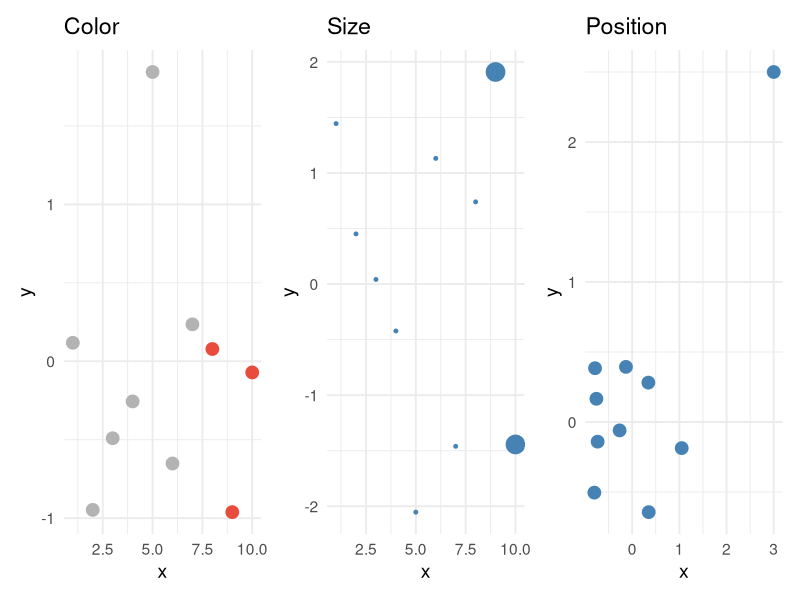
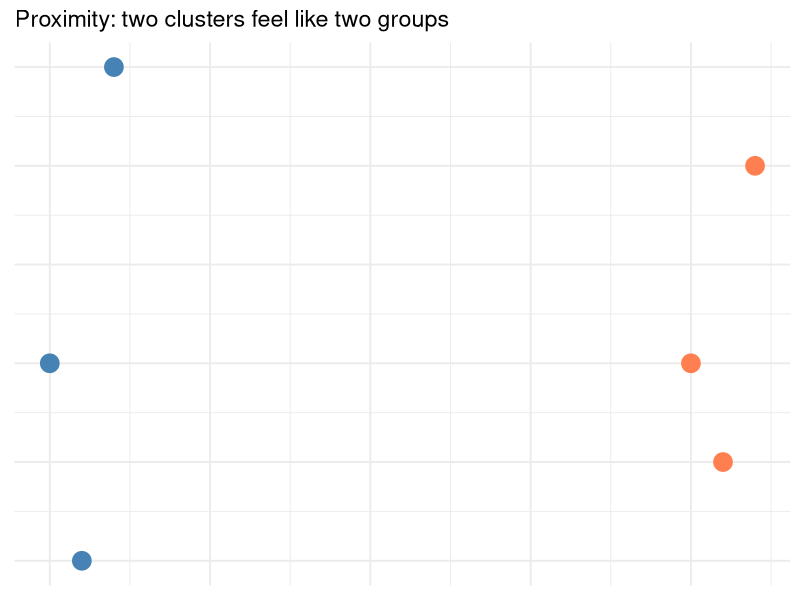
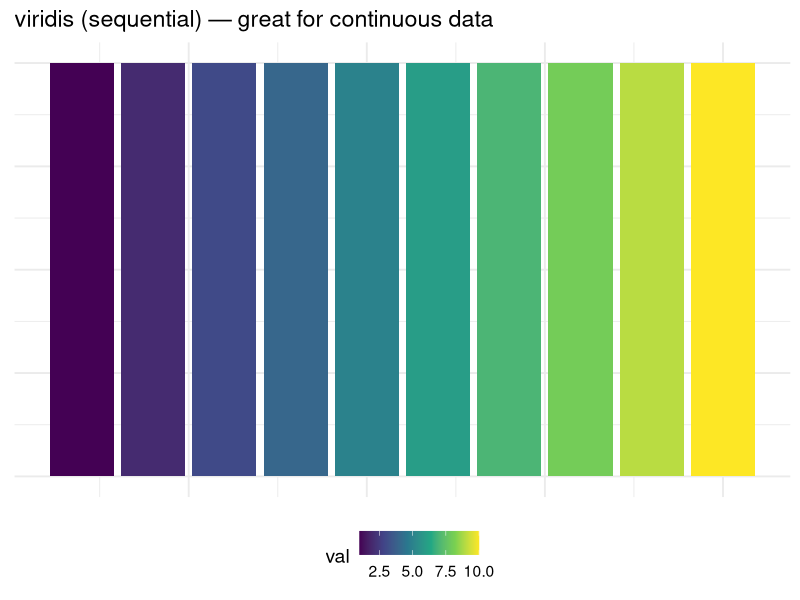
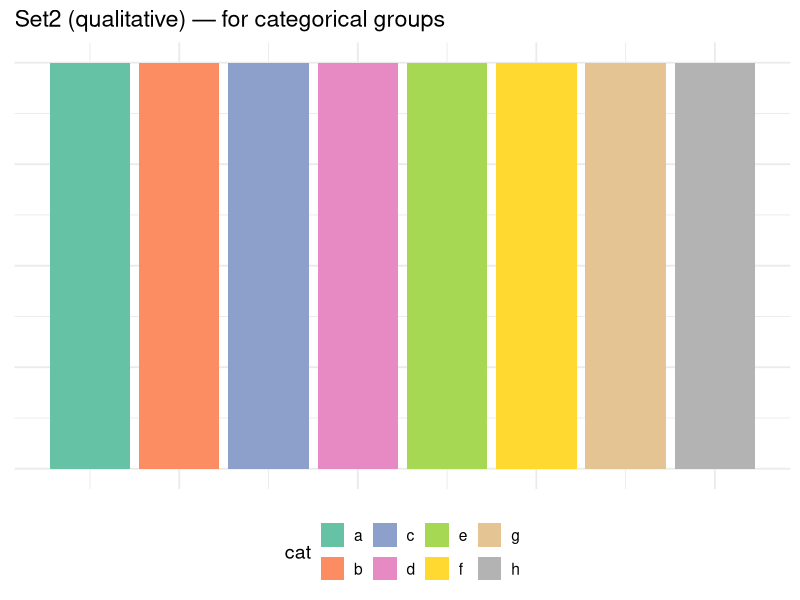
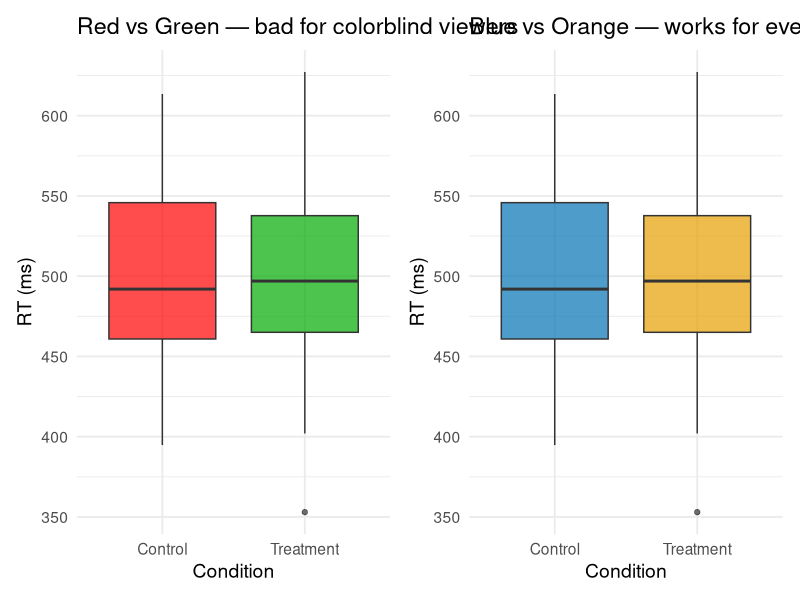
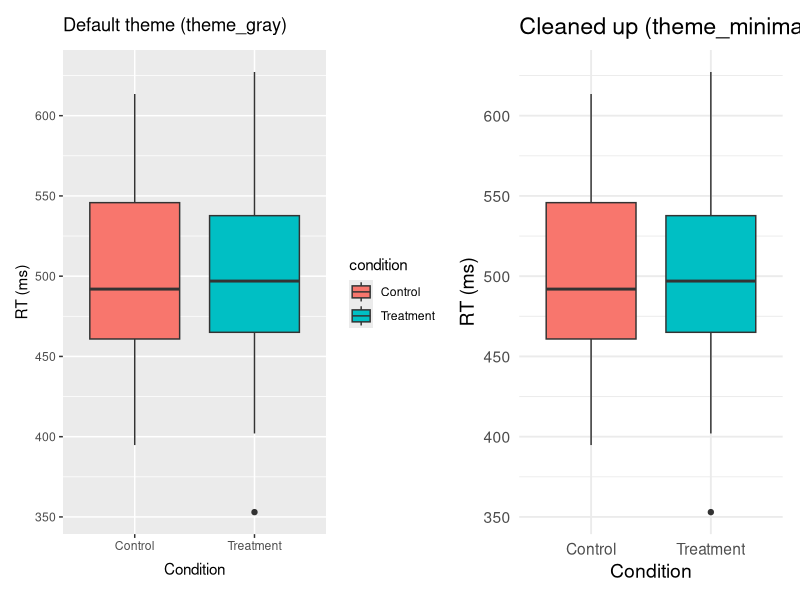
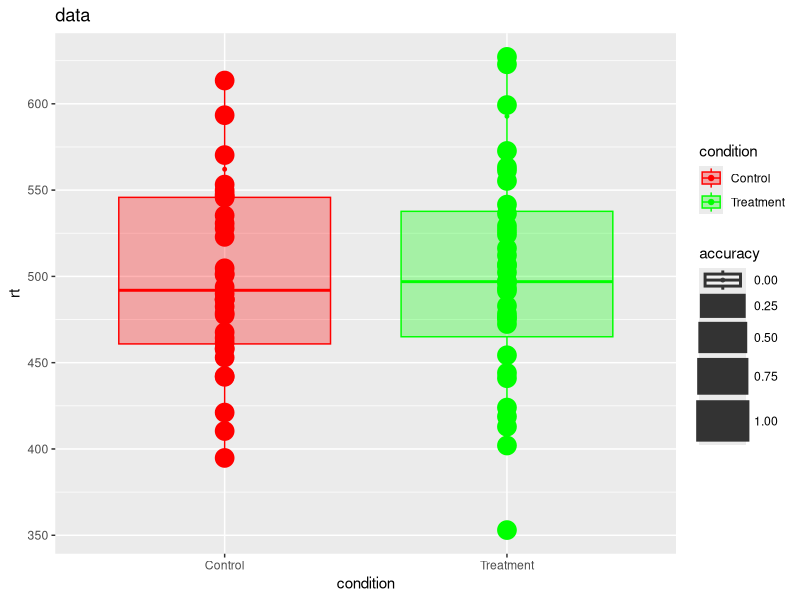
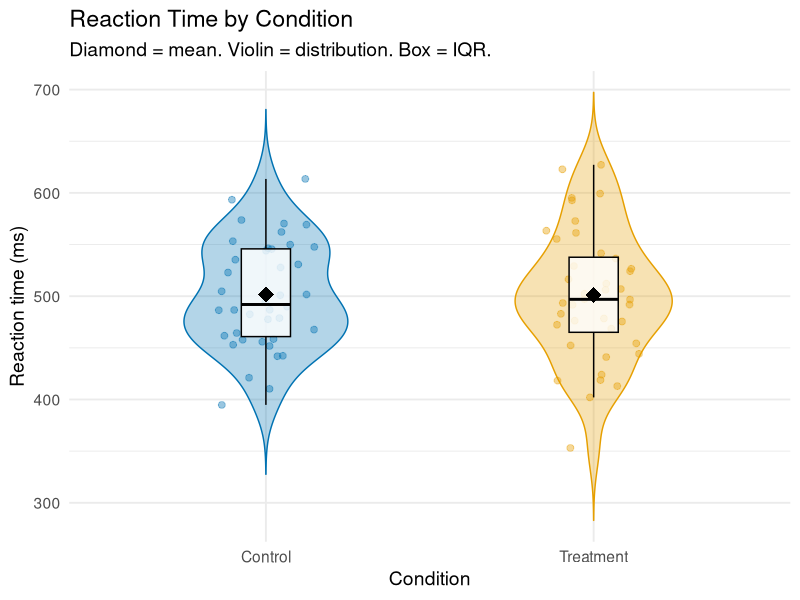

Generate these figures, in order, with R:
## ---- chunk 1
#| include: false
library(tidyverse)
library(patchwork)

# Reuse the reaction time dataset
set.seed(123)
reaction_data <- tibble(
  participant = rep(1:40, each = 2),
  condition = rep(c("Control", "Treatment"), 40),
  rt = c(rnorm(40, mean = 520, sd = 60), rnorm(40, mean = 480, sd = 55)),
  accuracy = c(rbinom(40, 1, 0.82), rbinom(40, 1, 0.88)),
  age_group = rep(c("Young", "Young", "Older", "Older"), 20)
) |>
  mutate(rt = round(rt, 1))
## ---- chunk 2
#| echo: false
#| fig-width: 12
#| fig-height: 4

# Color draws attention
p1 <- tibble(x = 1:10, y = rnorm(10), highlight = c(rep("other", 7), rep("target", 3))) |>
  ggplot(aes(x, y, color = highlight)) +
  geom_point(size = 4) +
  scale_color_manual(values = c("other" = "gray70", "target" = "#e74c3c"), guide = "none") +
  labs(title = "Color") + theme_minimal(base_size = 14)

# Size draws attention
p2 <- tibble(x = 1:10, y = rnorm(10), sz = c(rep(3, 8), 8, 8)) |>
  ggplot(aes(x, y, size = sz)) +
  geom_point(color = "steelblue") +
  scale_size(guide = "none") +
  labs(title = "Size") + theme_minimal(base_size = 14)

# Position draws attention
p3 <- tibble(x = c(rnorm(9, 0, 0.5), 3), y = c(rnorm(9, 0, 0.5), 2.5)) |>
  ggplot(aes(x, y)) +
  geom_point(size = 4, color = "steelblue") +
  labs(title = "Position") + theme_minimal(base_size = 14)

p1 + p2 + p3
## ---- chunk 3
#| echo: false
#| fig-width: 8
#| fig-height: 4
# Proximity example
tibble(
  x = c(1, 1.2, 1.1, 3, 3.2, 3.1),
  y = c(1, 1.3, 0.8, 1, 1.2, 0.9),
  group = c("A","A","A","B","B","B")
) |>
  ggplot(aes(x, y, color = group)) +
  geom_point(size = 6) +
  scale_color_manual(values = c("A" = "steelblue", "B" = "coral")) +
  labs(title = "Proximity: two clusters feel like two groups") +
  theme_minimal(base_size = 14) +
  theme(legend.position = "none", axis.text = element_blank(), axis.title = element_blank())
## ---- chunk 4
#| echo: false
#| fig-width: 10
#| fig-height: 4
tibble(x = 1:10, y = rep(1, 10), val = 1:10) |>
  ggplot(aes(x, y, fill = val)) +
  geom_tile(width = 0.9) +
  scale_fill_viridis_c() +
  labs(title = "viridis (sequential) — great for continuous data") +
  theme_minimal(base_size = 14) +
  theme(axis.text = element_blank(), axis.title = element_blank(), legend.position = "bottom")
## ---- chunk 5
#| echo: false
#| fig-width: 10
#| fig-height: 4
tibble(x = 1:8, y = rep(1, 8), cat = letters[1:8]) |>
  ggplot(aes(x, y, fill = cat)) +
  geom_tile(width = 0.9) +
  scale_fill_brewer(palette = "Set2") +
  labs(title = "Set2 (qualitative) — for categorical groups") +
  theme_minimal(base_size = 14) +
  theme(axis.text = element_blank(), axis.title = element_blank(), legend.position = "bottom")
## ---- chunk 6
#| echo: false
#| fig-width: 12
#| fig-height: 5

p1 <- reaction_data |>
  ggplot(aes(x = condition, y = rt, fill = condition)) +
  geom_boxplot(alpha = 0.7) +
  scale_fill_manual(values = c("Control" = "#ff0000", "Treatment" = "#00aa00")) +
  labs(title = "Red vs Green — bad for colorblind viewers", x = "Condition", y = "RT (ms)") +
  theme_minimal(base_size = 14) +
  theme(legend.position = "none")

p2 <- reaction_data |>
  ggplot(aes(x = condition, y = rt, fill = condition)) +
  geom_boxplot(alpha = 0.7) +
  scale_fill_manual(values = c("Control" = "#0072B2", "Treatment" = "#E69F00")) +
  labs(title = "Blue vs Orange — works for everyone", x = "Condition", y = "RT (ms)") +
  theme_minimal(base_size = 14) +
  theme(legend.position = "none")

p1 + p2
## ---- chunk 7
#| echo: false
#| fig-width: 12
#| fig-height: 5

p1 <- reaction_data |>
  ggplot(aes(x = condition, y = rt, fill = condition)) +
  geom_boxplot() +
  labs(title = "Default theme (theme_gray)", x = "Condition", y = "RT (ms)")

p2 <- reaction_data |>
  ggplot(aes(x = condition, y = rt, fill = condition)) +
  geom_boxplot() +
  labs(title = "Cleaned up (theme_minimal)", x = "Condition", y = "RT (ms)") +
  theme_minimal(base_size = 14) +
  theme(legend.position = "none")

p1 + p2
## ---- chunk 8
# The cluttered version — fix this!
reaction_data |>
  ggplot(aes(x = condition, y = rt, fill = condition, color = condition, size = accuracy)) +
  geom_point() +
  geom_boxplot(alpha = 0.3) +
  scale_fill_manual(values = c("Control" = "red", "Treatment" = "green")) +
  scale_color_manual(values = c("Control" = "red", "Treatment" = "green")) +
  labs(x = "condition", y = "rt") +
  ggtitle("data") +
  theme_gray()
## ---- chunk 9
#| output-location: slide
#| fig-width: 10
#| fig-height: 6
reaction_data |>
  ggplot(aes(x = condition, y = rt, fill = condition, color = condition)) +
  # The "rain" — individual points
  geom_jitter(width = 0.15, alpha = 0.4, size = 2) +
  # The "cloud" — violin (half width)
  geom_violin(alpha = 0.3, width = 0.5, trim = FALSE) +
  # The "bow" — boxplot
  geom_boxplot(width = 0.15, alpha = 0.8, outlier.shape = NA,
               color = "black", fill = "white") +
  # The mean
  stat_summary(fun = mean, geom = "point", shape = 18, size = 5, color = "black") +
  scale_fill_manual(values = c("Control" = "#0072B2", "Treatment" = "#E69F00")) +
  scale_color_manual(values = c("Control" = "#0072B2", "Treatment" = "#E69F00")) +
  labs(
    title = "Reaction Time by Condition",
    subtitle = "Diamond = mean. Violin = distribution. Box = IQR.",
    x = "Condition",
    y = "Reaction time (ms)"
  ) +
  theme_minimal(base_size = 14) +
  theme(legend.position = "none")
